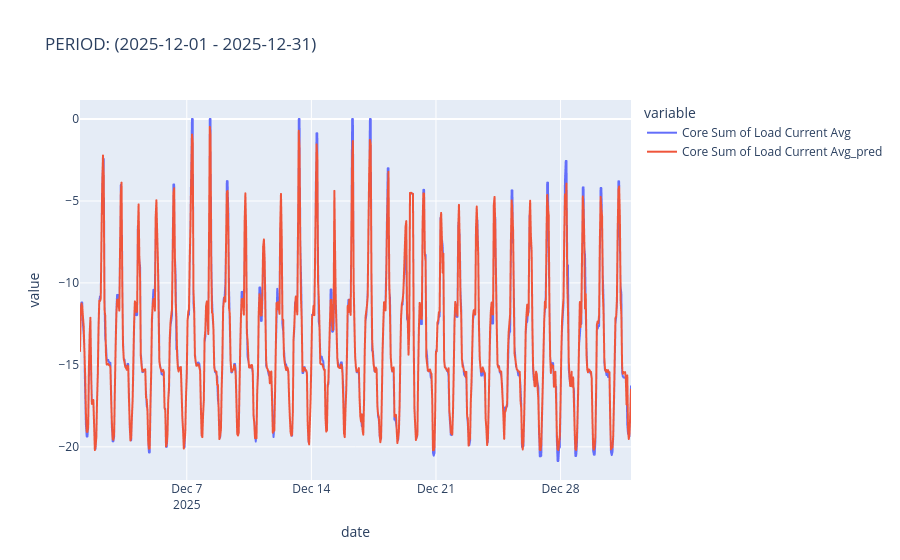

The notebook cell saved with this chart:
### Code cell
fig = px.line(df_period, x=df_period.index, y=[TARGET_VAR, f"{TARGET_VAR}_pred"], title=f"PERIOD: ({df_period.first_valid_index().strftime('%Y-%m-%d')} - {df_period.last_valid_index().strftime('%Y-%m-%d')})")
fig.show()

### Figure 1 — Plotly figure (JSON) as saved in the notebook; plotly's stock layout.template omitted (floating-point values rounded to 4 significant figures; data arrays with more than 128 entries replaced by an {"elided": "..."} marker saying what was removed)
{"data": [{"hovertemplate": "variable=Core Sum of Load Current Avg<br>date=%{x}<br>value=%{y}<extra></extra>", "legendgroup": "Core Sum of Load Current Avg", "line": {"color": "#636efa", "dash": "solid"}, "marker": {"symbol": "circle"}, "mode": "lines", "name": "Core Sum of Load Current Avg", "showlegend": true, "type": "scattergl", "x": {"elided": "744 str values"}, "xaxis": "x", "y": {"elided": "744 float values"}, "yaxis": "y"}, {"hovertemplate": "variable=Core Sum of Load Current Avg_pred<br>date=%{x}<br>value=%{y}<extra></extra>", "legendgroup": "Core Sum of Load Current Avg_pred", "line": {"color": "#EF553B", "dash": "solid"}, "marker": {"symbol": "circle"}, "mode": "lines", "name": "Core Sum of Load Current Avg_pred", "showlegend": true, "type": "scattergl", "x": {"elided": "744 str values"}, "xaxis": "x", "y": {"elided": "744 float values"}, "yaxis": "y"}], "layout": {"legend": {"title": {"text": "variable"}, "tracegroupgap": 0}, "title": {"text": "PERIOD: (2025-12-01 - 2025-12-31)"}, "xaxis": {"anchor": "y", "domain": [0, 1], "title": {"text": "date"}}, "yaxis": {"anchor": "x", "domain": [0, 1], "title": {"text": "value"}}}}
